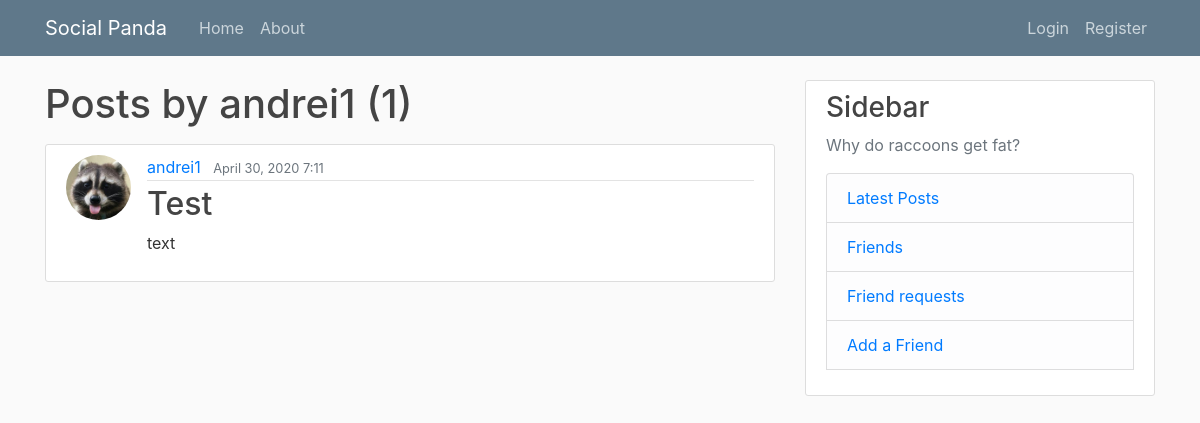
The app's page /user/andrei1 with its own data.
### blog/models.py (models this page shows, shortened)
class Post(models.Model):
    title = models.CharField(max_length=100)
    content = models.TextField()  # unrestriced text
    date_posted = models.DateTimeField(default=timezone.now)
    author = models.ForeignKey(User, on_delete=models.CASCADE)

### users/models.py (models this page shows, shortened)
class Profile(models.Model):
    user = models.OneToOneField(User, on_delete=models.CASCADE)
    image = models.ImageField(default='default.jpg', upload_to='profile_pics')

### blog/views.py (the view)
# urls.py: path('user/<str:username>', UserPostListView.as_view(), name='user-posts'),
class UserPostListView(ListView):
    model = Post
    template_name = 'blog/user_posts.html'  # <app>/<model>_<viewtype>.html
    context_object_name = 'posts'
    paginate_by = 5  # this adds first pagination functionality
    def get_queryset(self):
        user = get_object_or_404(User, username=self.kwargs.get('username'))
        return Post.objects.filter(author=user).order_by('-date_posted')

### blog/context_processors.py (called while the page is built)
def friend_requests(request):
    user = request.user
    friend_request_count = FriendRequest.objects.filter(receiver_id=user.id).count()
    friend_count = Friend.objects.filter(current_user_id=user.id).count()
    return {
        "friend_request_count": friend_request_count,
        "friends_count": friend_count,
    }

### blog/templates/blog/user_posts.html (shortened to what this page needs)
{% extends 'blog/base.html'%}
{% block content %}
    <h1 class="mb-3">Posts by {{ view.kwargs.username }} ({{ page_obj.paginator.count }})</h1>
    {% for post in posts %}
        <article class="media content-section">
          <img class="rounded-circle article-img" src="{{ post.author.profile.image.url }}">
          <div class="media-body">
            <div class="article-metadata">
              <a class="mr-2" href="{% url 'user-posts' post.author.username %}">{{ post.author }}</a>
              <small class="text-muted">{{ post.date_posted|date:"F d, Y f" }}</small>
            </div>
            <h2><a class="article-title" href="{% url 'post-detail' post.id %}">{{ post.title }}</a></h2>
            <p class="article-content">{{ post.content }}</p>
          </div>
        </article>
    {% endfor %}
{% endblock content %}

### blog/static/blog/main.css (style rules this page uses)
body { background: #fafafa; color: #333333; margin-top: 5rem; }
h1, h2, h3, h4, h5, h6 { color: #444444; }
.content-section { background: #ffffff; padding: 10px 20px; border: 1px solid #dddddd; border-radius: 3px; margin-bottom: 20px; }
.article-title { color: #444444; }
.article-content { white-space: pre-line; }
.article-img { height: 65px; width: 65px; margin-right: 16px; }
.article-metadata { padding-bottom: 1px; margin-bottom: 4px; border-bottom: 1px solid #e3e3e3 }

### records on screen
Post: author.profile.image (picture), author "andrei1", date_posted "April 30, 2020 7:11", title "Test", content "text"

### other values on screen
{{ view.kwargs.username }} "andrei1"
{{ page_obj.paginator.count }} "1"
